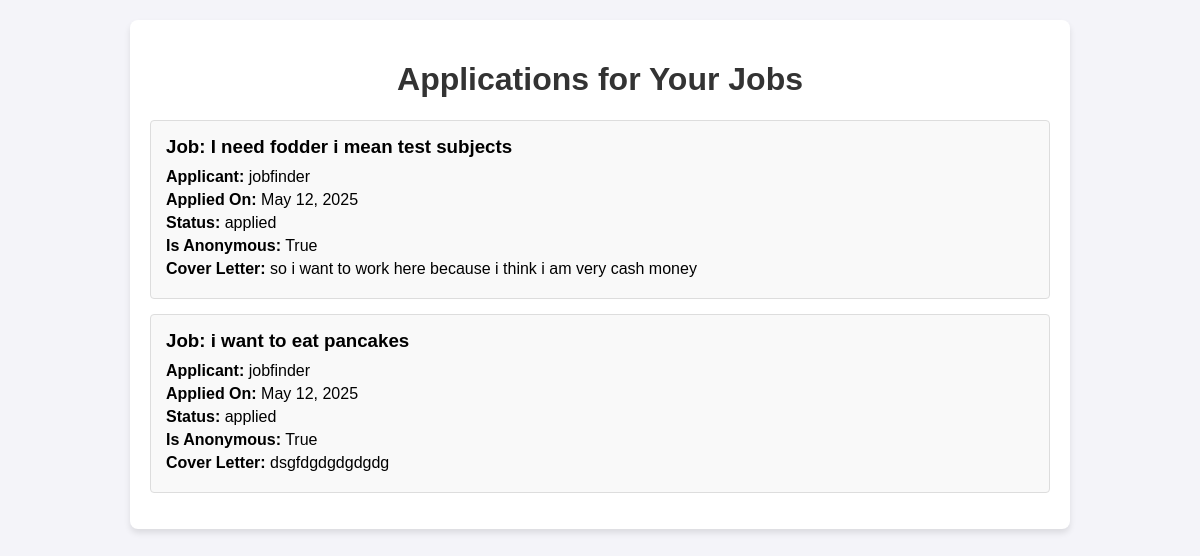
The app's page /my-applications/ (signed in), older data.
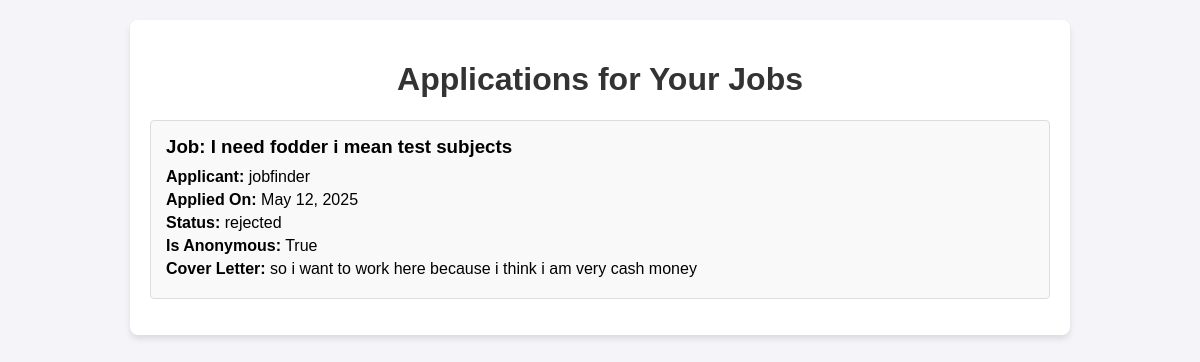
The same page, newer data.
### backend/models.py (models this page shows, shortened)
class Application(models.Model):
    job = models.ForeignKey(JobListing, on_delete=models.CASCADE)
    applicant = models.ForeignKey(JobSeeker, on_delete=models.CASCADE)
    applied_at = models.DateTimeField(auto_now_add=True)  # Auto-set application date
    status = models.CharField(max_length=50, choices=[
        ('applied', 'Applied'),
        ('reviewed', 'Reviewed'),
        ('interview', 'Interview Scheduled'),
        ('hired', 'Hired'),
        ('rejected', 'Rejected')
    ], default='applied')
    is_anonymous = models.BooleanField(default=False)  # Privacy option
    cover_letter = models.TextField(blank=True)  # Optional cover letter

class JobListing(models.Model):
    employer = models.ForeignKey(Employer, on_delete=models.CASCADE)
    title = models.CharField(max_length=255)  # Job title
    description = models.TextField()  # Detailed job description
    location = models.CharField(max_length=255)  # Job location
    skills_required = models.TextField()  # Required skills
    is_felony_ok = models.BooleanField(default=False)  # Explicitly felony-friendly position
    created_at = models.DateTimeField(auto_now_add=True)  # Auto-set when created
    expires_at = models.DateTimeField()  # Job posting expiration date
    salary_range = models.CharField(max_length=100, blank=True)  # Optional salary info
    job_type = models.CharField(max_length=50, choices=[
        ('full_time', 'Full Time'),
        ('part_time', 'Part Time'),
        ('contract', 'Contract'),
        ('temporary', 'Temporary'),
    ])

class JobSeeker(models.Model):
    user = models.OneToOneField(User, on_delete=models.CASCADE, null=True, blank=True, related_name='job_seeker')
    skills = models.TextField(help_text="List your skills separated by commas")
    experience = models.TextField(blank=True)  # Work history can be left blank
    certifications = models.TextField(blank=True)  # Any professional certifications
    ready_to_work = models.BooleanField(default=False)  # Availability status
    anonymous_profile = models.BooleanField(default=False)  # Privacy option
    success_story = models.TextField(blank=True)  # Optional success narrative
    resume = models.FileField(upload_to='resumes/', blank=True)  # Upload resume

### backend/views.py (the view)
# urls.py: path('my-applications/', views.view_applications, name='view_applications'),
@login_required
def view_applications(request):
    if not hasattr(request.user, 'employer'):  # Only employers allowed
        return redirect('profile_type')
    applications = Application.objects.filter(job__employer=request.user.employer)  # Get applications to employer's jobs
    return render(request, 'view_applications.html', {'applications': applications})  # Render list of applications

### templates/view_applications.html (shortened to what this page needs)
<!DOCTYPE html>
<html lang="en">
<head>
</head>
<body>
    <div class="container">
        <h1>Applications for Your Jobs</h1>
        {% if applications %}
            <ul class="application-list">
                {% for application in applications %}
                    <li>
                        <h3>Job: {{ application.job.title }}</h3>
                        <p><strong>Applicant:</strong> {{ application.applicant.user.username }}</p>
                        <p><strong>Applied On:</strong> {{ application.applied_at|date:"F j, Y" }}</p>
                        <p><strong>Status:</strong> {{ application.status }}</p>
                        <p><strong>Is Anonymous:</strong> {{ application.is_anonymous }}</p>
                        <p><strong>Cover Letter:</strong> {{ application.cover_letter }}</p>
                    </li>
                {% endfor %}
            </ul>
        {% else %}
            <p class="no-applications">No applications received yet.</p>
        {% endif %}
    </div>
</body>
</html>

Row changes from the older to the newer data that the page shows:
removed Application: job "i want to eat pancakes", applicant.user.username "jobfinder", applied_at "May 12, 2025", status "applied", is_anonymous "True", cover_letter "dsgfdgdgdgdgdg"
changed Application "True": status "applied" → "rejected"
